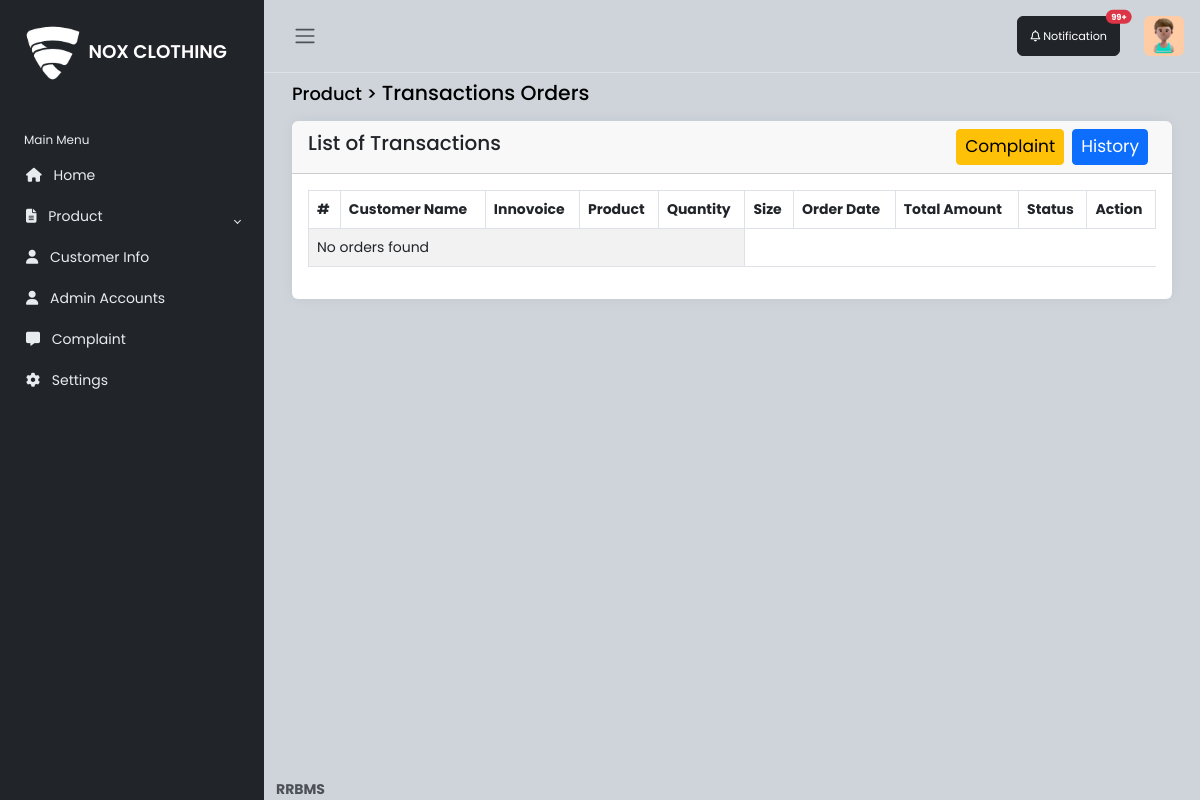
/admin/orders.php (signed in), run on an earlier commit of the app's database.
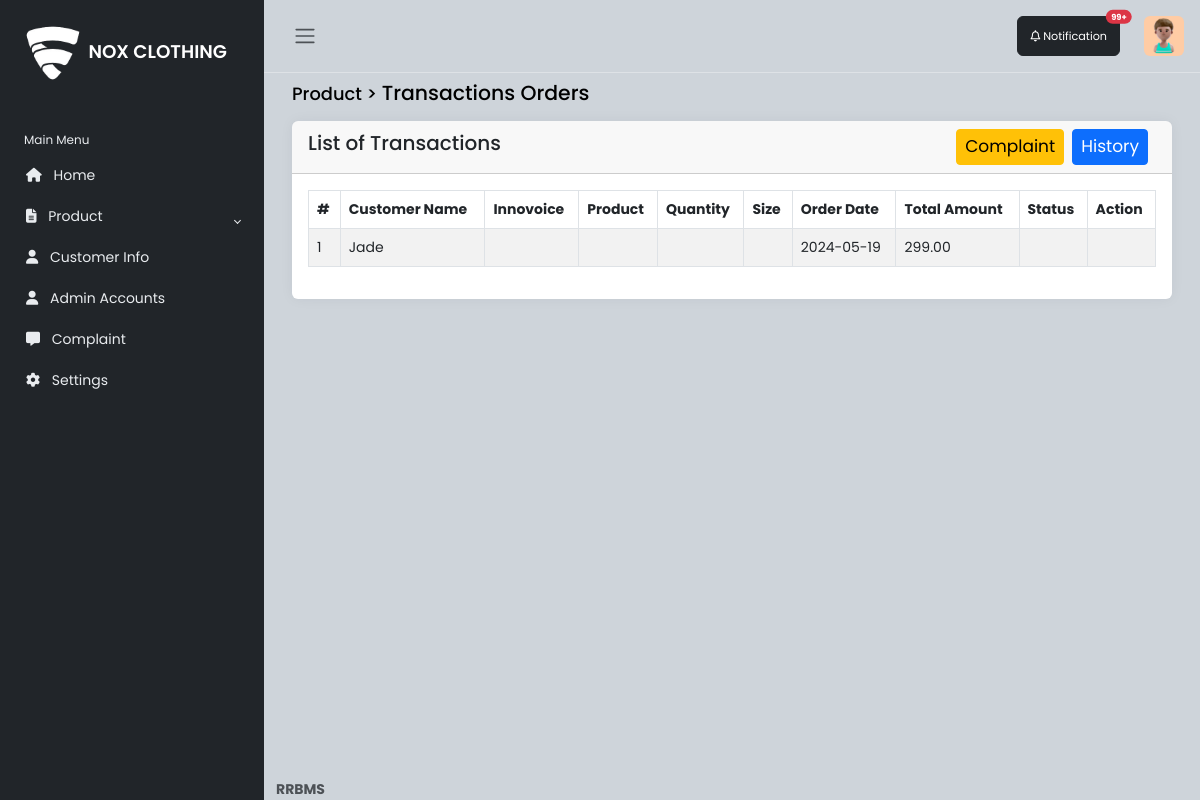
And on a later commit of the database.
### tables this page shows
CREATE TABLE `orders` (
  `id` int(11) NOT NULL,
  `customer_id` int(11) NOT NULL,
  `products_id` int(11) NOT NULL,
  `innovoice` int(11) NOT NULL,
  `price` decimal(10,2) NOT NULL,
  `quantity` int(11) NOT NULL,
  `color` varchar(11) NOT NULL,
  `size` varchar(11) NOT NULL,
  `status` varchar(11) NOT NULL,
  `total_amount` decimal(10,2) NOT NULL,
  `order_date` date NOT NULL DEFAULT current_timestamp()
);

CREATE TABLE `customer` (
  `id` int(11) NOT NULL,
  `fname` varchar(100) NOT NULL,
  `mname` varchar(100) NOT NULL,
  `lname` varchar(100) NOT NULL,
  `email` varchar(100) NOT NULL,
  `uname` varchar(250) NOT NULL,
  `address` varchar(100) NOT NULL,
  `city` varchar(50) NOT NULL,
  `zipcode` int(15) NOT NULL,
  `contactnumber` int(15) NOT NULL,
  `bday` date DEFAULT NULL,
  `image` longblob NOT NULL,
  `password` varchar(250) NOT NULL,
  `datereg` date NOT NULL DEFAULT current_timestamp()
);

### admin/orders.php (the view, shortened to what this page needs)
<?php include('sidebar.php'); ?>
<main class="content px-3 py-2">
    <div class="container-fluid">
        <div class="mb-3">
            <h4><small>Product > </small> Transactions Orders</h4>
        </div>
        <div class="card border-0">
            <div class="card-header d-flex justify-content-between align-items-center">
                <h5 class="card-title">
                    List of Transactions
                </h5>
                <div class="d-flex justify-content-end align-items-center">
                    <a href="complaint.php" style="font-size: 17px;" class="btn btn-warning btn-sm me-2">Complaint</a>
                    <a href="history_transaction.php" style="font-size: 17px;" class="btn btn-primary btn-sm me-2">History</a>
                </div>
            </div>
            <div class="card-body table-responsive">
                <table class="table table-hover table-striped table-bordered">
                    <thead>
                        <tr>
                            <th>#</th>
                            <th>Customer Name</th>
                            <th>Innovoice</th>
                            <th>Product</th>
                            <th>Quantity</th>
                            <th>Size</th>
                            <th>Order Date</th>
                            <th>Total Amount</th>
                            <th>Status</th>
                            <th>Action</th>
                        </tr>
                    </thead>
                    <tbody>
                    <?php
                        $sql = "SELECT orders.id, customer.fname AS customer_name, orders.total_amount, orders.order_date
                                FROM orders
                                JOIN customer
                                ON orders.customer_id = customer.id";
                        $result = mysqli_query($conn, $sql);
                        if (mysqli_num_rows($result) > 0) {
                            while($row = mysqli_fetch_assoc($result)) {
                        ?>
                        <tr>
                            <td><?php echo $row['id']; ?></td>
                            <td><?php echo isset($row['customer_name']) ? $row['customer_name'] : 'N/A'; ?></td>
                            <td><?php echo $row['innovoice']; ?></td>
                            <td><?php echo $row['products_id']; ?></td>
                            <td><?php echo $row['quantity']; ?></td>
                            <td><?php echo $row['size']; ?></td>
                            <td><?php echo $row['order_date']; ?></td>
                            <td><?php echo $row['total_amount']; ?></td>
                            <td><?php echo $row['status']; ?></td>
                            <td>
                            </td>
                        </tr>
                        <?php
                            }
                        } else {
                            echo "<tr><td colspan='5'>No orders found</td></tr>";
                        }
                        ?>
                    </tbody>
                </table>
            </div>
        </div>
    </div>
</main>
<footer class="footer">
    <div class="container-fluid">
        <div class="row text-muted">
            <div class="col-6 text-start">
                <p class="mb-0">
                    <a href="#" class="text-muted">
                        <strong>RRBMS</strong>
                    </a>
                </p>
            </div>
        </div>
    </div>
</footer>

What changed in the data, as far as the page shows it:
added orders: id "1", customer.fname "Jade", order_date "2024-05-19", total_amount "299.00"
Also different on the page:
text no longer shown: "No orders found"
